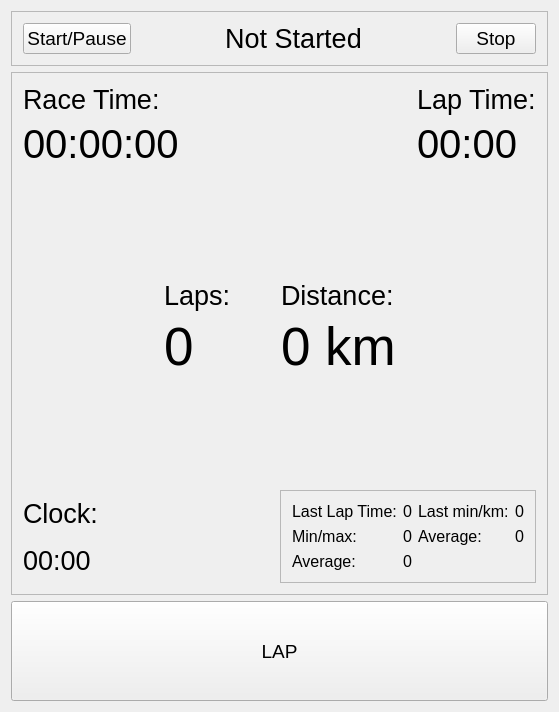
<?xml version="1.0" encoding="UTF-8"?>
<ui version="4.0">
 <class>MainWindow</class>
 <widget class="QMainWindow" name="MainWindow">
  <property name="geometry">
   <rect>
    <x>0</x>
    <y>0</y>
    <width>559</width>
    <height>712</height>
   </rect>
  </property>
  <property name="windowTitle">
   <string>Lapcounter</string>
  </property>
  <property name="styleSheet">
   <string notr="true">QPushButton {
	font: 14pt;
}

QLabel {
	font: 20pt;
}</string>
  </property>
  <widget class="QWidget" name="centralWidget">
   <layout class="QVBoxLayout" name="verticalLayout_4">
    <item>
     <widget class="QFrame" name="frame_top">
      <property name="styleSheet">
       <string notr="true"/>
      </property>
      <property name="frameShape">
       <enum>QFrame::StyledPanel</enum>
      </property>
      <property name="frameShadow">
       <enum>QFrame::Raised</enum>
      </property>
      <layout class="QHBoxLayout" name="horizontalLayout_4">
       <item>
        <widget class="QPushButton" name="pushButton_startPause">
         <property name="sizePolicy">
          <sizepolicy hsizetype="Fixed" vsizetype="Maximum">
           <horstretch>0</horstretch>
           <verstretch>0</verstretch>
          </sizepolicy>
         </property>
         <property name="text">
          <string>Start/Pause</string>
         </property>
        </widget>
       </item>
       <item>
        <widget class="QLabel" name="label_raceStatus">
         <property name="text">
          <string>Not Started</string>
         </property>
         <property name="alignment">
          <set>Qt::AlignCenter</set>
         </property>
        </widget>
       </item>
       <item>
        <widget class="QPushButton" name="pushButton_stop">
         <property name="sizePolicy">
          <sizepolicy hsizetype="Fixed" vsizetype="Maximum">
           <horstretch>0</horstretch>
           <verstretch>0</verstretch>
          </sizepolicy>
         </property>
         <property name="text">
          <string>Stop</string>
         </property>
        </widget>
       </item>
      </layout>
     </widget>
    </item>
    <item>
     <widget class="QFrame" name="frame_center">
      <property name="frameShape">
       <enum>QFrame::StyledPanel</enum>
      </property>
      <property name="frameShadow">
       <enum>QFrame::Raised</enum>
      </property>
      <layout class="QVBoxLayout" name="verticalLayout_5">
       <item>
        <layout class="QHBoxLayout" name="horizontalLayout_2">
         <item>
          <layout class="QVBoxLayout" name="verticalLayout">
           <item>
            <widget class="QLabel" name="label_2">
             <property name="text">
              <string>Race Time:</string>
             </property>
            </widget>
           </item>
           <item>
            <widget class="QLabel" name="label_raceTime">
             <property name="styleSheet">
              <string notr="true">font: 30pt;</string>
             </property>
             <property name="text">
              <string>00:00:00</string>
             </property>
            </widget>
           </item>
          </layout>
         </item>
         <item>
          <spacer name="horizontalSpacer_2">
           <property name="orientation">
            <enum>Qt::Horizontal</enum>
           </property>
           <property name="sizeHint" stdset="0">
            <size>
             <width>40</width>
             <height>20</height>
            </size>
           </property>
          </spacer>
         </item>
         <item>
          <layout class="QVBoxLayout" name="verticalLayout_2">
           <item>
            <widget class="QLabel" name="label_3">
             <property name="text">
              <string>Lap Time:</string>
             </property>
            </widget>
           </item>
           <item>
            <widget class="QLabel" name="label_lapTime">
             <property name="styleSheet">
              <string notr="true">font: 30pt;</string>
             </property>
             <property name="text">
              <string>00:00</string>
             </property>
            </widget>
           </item>
          </layout>
         </item>
        </layout>
       </item>
       <item>
        <layout class="QGridLayout" name="gridLayout">
         <property name="horizontalSpacing">
          <number>50</number>
         </property>
         <property name="verticalSpacing">
          <number>6</number>
         </property>
         <item row="1" column="3">
          <spacer name="horizontalSpacer_4">
           <property name="orientation">
            <enum>Qt::Horizontal</enum>
           </property>
           <property name="sizeHint" stdset="0">
            <size>
             <width>40</width>
             <height>20</height>
            </size>
           </property>
          </spacer>
         </item>
         <item row="1" column="0">
          <spacer name="horizontalSpacer_3">
           <property name="orientation">
            <enum>Qt::Horizontal</enum>
           </property>
           <property name="sizeHint" stdset="0">
            <size>
             <width>40</width>
             <height>20</height>
            </size>
           </property>
          </spacer>
         </item>
         <item row="2" column="1">
          <widget class="QLabel" name="label_lapCount">
           <property name="styleSheet">
            <string notr="true">font: 40pt;</string>
           </property>
           <property name="text">
            <string>0</string>
           </property>
          </widget>
         </item>
         <item row="1" column="2">
          <widget class="QLabel" name="label_6">
           <property name="text">
            <string>Distance:</string>
           </property>
          </widget>
         </item>
         <item row="1" column="1">
          <widget class="QLabel" name="label_4">
           <property name="text">
            <string>Laps:</string>
           </property>
          </widget>
         </item>
         <item row="2" column="2">
          <widget class="QLabel" name="label_distance">
           <property name="styleSheet">
            <string notr="true">font: 40pt;</string>
           </property>
           <property name="text">
            <string>0 km</string>
           </property>
          </widget>
         </item>
         <item row="0" column="1">
          <spacer name="verticalSpacer">
           <property name="orientation">
            <enum>Qt::Vertical</enum>
           </property>
           <property name="sizeHint" stdset="0">
            <size>
             <width>20</width>
             <height>40</height>
            </size>
           </property>
          </spacer>
         </item>
         <item row="3" column="1">
          <spacer name="verticalSpacer_2">
           <property name="orientation">
            <enum>Qt::Vertical</enum>
           </property>
           <property name="sizeHint" stdset="0">
            <size>
             <width>20</width>
             <height>40</height>
            </size>
           </property>
          </spacer>
         </item>
        </layout>
       </item>
       <item>
        <layout class="QHBoxLayout" name="horizontalLayout_3">
         <item>
          <layout class="QVBoxLayout" name="verticalLayout_3">
           <property name="spacing">
            <number>0</number>
           </property>
           <item>
            <widget class="QLabel" name="label">
             <property name="text">
              <string>Clock:</string>
             </property>
            </widget>
           </item>
           <item>
            <widget class="QLabel" name="label_clock">
             <property name="text">
              <string>00:00</string>
             </property>
            </widget>
           </item>
          </layout>
         </item>
         <item>
          <spacer name="horizontalSpacer_5">
           <property name="orientation">
            <enum>Qt::Horizontal</enum>
           </property>
           <property name="sizeHint" stdset="0">
            <size>
             <width>40</width>
             <height>20</height>
            </size>
           </property>
          </spacer>
         </item>
         <item>
          <widget class="QFrame" name="frame">
           <property name="styleSheet">
            <string notr="true">font: 12pt;</string>
           </property>
           <property name="frameShape">
            <enum>QFrame::StyledPanel</enum>
           </property>
           <property name="frameShadow">
            <enum>QFrame::Raised</enum>
           </property>
           <layout class="QGridLayout" name="gridLayout_2">
            <item row="0" column="0">
             <widget class="QLabel" name="label_5">
              <property name="text">
               <string>Last Lap Time:</string>
              </property>
             </widget>
            </item>
            <item row="0" column="1">
             <widget class="QLabel" name="label_lastLapTime">
              <property name="text">
               <string>0</string>
              </property>
             </widget>
            </item>
            <item row="0" column="2">
             <widget class="QLabel" name="label_10">
              <property name="text">
               <string>Last min/km:</string>
              </property>
             </widget>
            </item>
            <item row="0" column="3">
             <widget class="QLabel" name="label_aveLapTime_2">
              <property name="text">
               <string>0</string>
              </property>
             </widget>
            </item>
            <item row="1" column="0">
             <widget class="QLabel" name="label_7">
              <property name="text">
               <string>Min/max:</string>
              </property>
             </widget>
            </item>
            <item row="1" column="1">
             <widget class="QLabel" name="label_fastestLap">
              <property name="text">
               <string>0</string>
              </property>
             </widget>
            </item>
            <item row="1" column="2">
             <widget class="QLabel" name="label_11">
              <property name="text">
               <string>Average:</string>
              </property>
             </widget>
            </item>
            <item row="1" column="3">
             <widget class="QLabel" name="label_aveLapTime_3">
              <property name="text">
               <string>0</string>
              </property>
             </widget>
            </item>
            <item row="2" column="0">
             <widget class="QLabel" name="label_9">
              <property name="text">
               <string>Average:</string>
              </property>
             </widget>
            </item>
            <item row="2" column="1">
             <widget class="QLabel" name="label_aveLapTime">
              <property name="text">
               <string>0</string>
              </property>
             </widget>
            </item>
           </layout>
          </widget>
         </item>
        </layout>
       </item>
      </layout>
     </widget>
    </item>
    <item>
     <widget class="QPushButton" name="pushButton_lap">
      <property name="minimumSize">
       <size>
        <width>0</width>
        <height>100</height>
       </size>
      </property>
      <property name="text">
       <string>LAP</string>
      </property>
     </widget>
    </item>
   </layout>
  </widget>
  <widget class="QMenuBar" name="menuBar">
   <property name="geometry">
    <rect>
     <x>0</x>
     <y>0</y>
     <width>559</width>
     <height>22</height>
    </rect>
   </property>
  </widget>
 </widget>
 <layoutdefault spacing="6" margin="11"/>
 <resources/>
 <connections/>
</ui>
